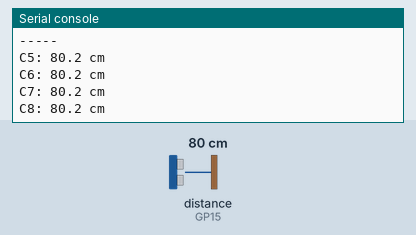
Simulated run of this program. Board: Raspberry Pi Pico running MicroPython. Parts: the last lines printed to the serial console. The inputs (shaded band) are chosen by the test bench; at power-on: distance to the obstacle (sensor on GP15) 80 cm. The echo pulse lasts 58.3 µs per cm.

Above: at 1.2 s.
1.3 s: distance to the obstacle (sensor on GP15) set to 2 cm
At 1.3 s:
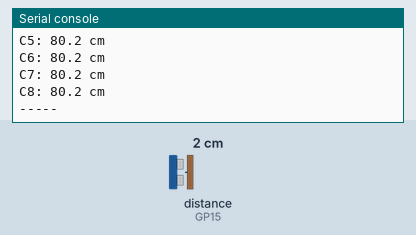
2.8 s: distance to the obstacle (sensor on GP15) set to 4 cm
At 3.3 s:
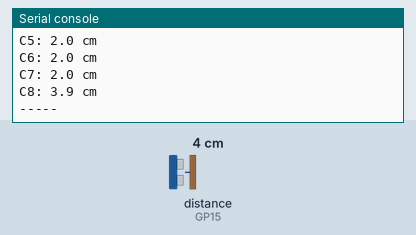
Timing chart, 0 to 5.8 s (numbered marks = the images above; inputs shaded):
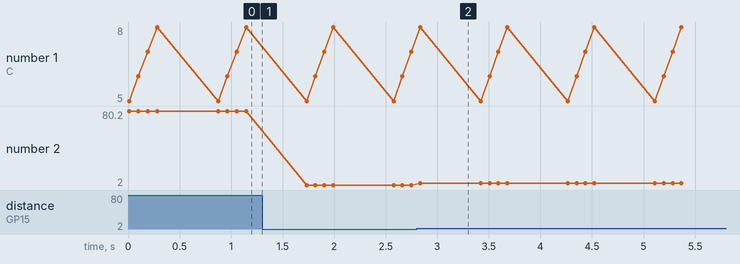

Measured:
- after the input at 2.8 s, the serial console: prints a new line at once (image 2)
- plotted number 2: 80.2 → 2 after the input at 1.3 s, 2 → 3.9 after the input at 2.8 s

The program:

Multiplexer_Ultraschallsensoren.py
```python
import machine
import utime

# Multiplexer-Steuerleitungen
s0 = machine.Pin(2, machine.Pin.OUT)
s1 = machine.Pin(3, machine.Pin.OUT)
s2 = machine.Pin(4, machine.Pin.OUT)
s3 = machine.Pin(5, machine.Pin.OUT)

# Gemeinsamer Trigger fuer alle Ultraschallsensoren
trigger = machine.Pin(6, machine.Pin.OUT)

# Gemeinsamer Echo-Eingang ueber MUX SIG/Z
echo = machine.Pin(15, machine.Pin.IN)

trigger.value(0)

def select_channel(channel):
    s0.value(channel & 1)
    s1.value((channel >> 1) & 1)
    s2.value((channel >> 2) & 1)
    s3.value((channel >> 3) & 1)
    utime.sleep_ms(5)

def measure_distance(channel):
    select_channel(channel)

    # kurzen Trigger-Impuls senden
    trigger.value(0)
    utime.sleep_us(2)
    trigger.value(1)
    utime.sleep_us(10)
    trigger.value(0)

    # warten bis Echo HIGH wird, mit Timeout
    timeout_start = utime.ticks_us()
    while echo.value() == 0:
        if utime.ticks_diff(utime.ticks_us(), timeout_start) > 30000:
            return None

    start = utime.ticks_us()

    # warten bis Echo wieder LOW wird, mit Timeout
    while echo.value() == 1:
        if utime.ticks_diff(utime.ticks_us(), start) > 30000:
            return None

    end = utime.ticks_us()

    duration = utime.ticks_diff(end, start)

    # Schallgeschwindigkeit: ca. 343 m/s
    # Entfernung in cm = Zeit_us / 58
    distance_cm = duration / 58.0

    return distance_cm

while True:
    for channel in range(5, 9):
        distance = measure_distance(channel)

        if distance is None:
            print("C{}: kein Echo / Timeout".format(channel))
        else:
            print("C{}: {:.1f} cm".format(channel, distance))

        utime.sleep_ms(80)

    print("-----")
    utime.sleep(0.5)
```
